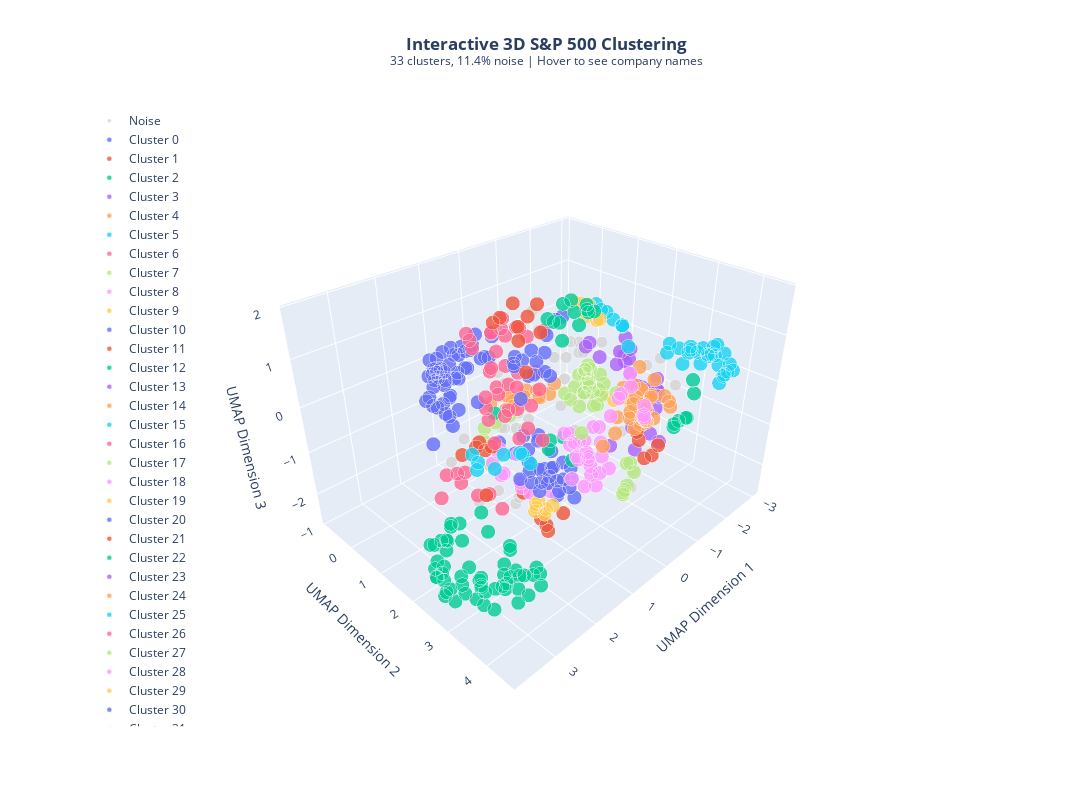

Here is the notebook cell this chart was saved with:
### Code cell
import numpy as np
import pandas as pd
from sklearn.preprocessing import StandardScaler
from sklearn.decomposition import PCA
import umap
import hdbscan
import plotly.graph_objects as go
import plotly.express as px

# Load data
all_embeddings = np.array(np.load("sp500_embeddings.npy"))
df_ready = pd.read_csv("sp500_embedding_metadata.csv")

print(f"Original data: {all_embeddings.shape}")

# ============================================================================
# STEP 1: Dimensionality Reduction
# ============================================================================
print("\n--- Dimensionality Reduction ---")

# First use PCA to reduce to manageable size
pca_initial = PCA(n_components=100, random_state=42)
embeddings_pca = pca_initial.fit_transform(all_embeddings)
print(f"PCA to 100 dims - Explained variance: {pca_initial.explained_variance_ratio_.sum():.2%}")

# Then use UMAP for better cluster separation
umap_reducer = umap.UMAP(
    n_neighbors=15,
    min_dist=0.1,
    n_components=10,
    metric='cosine',
    random_state=42
)
embeddings_umap = umap_reducer.fit_transform(embeddings_pca)
print(f"UMAP to 10 dims - Complete")

# ============================================================================
# STEP 2: Normalize for clustering
# ============================================================================
scaler = StandardScaler()
embeddings_normalized = scaler.fit_transform(embeddings_umap)

# ============================================================================
# STEP 3: HDBSCAN Clustering with Improved Parameters
# ============================================================================
print("\n--- HDBSCAN Clustering ---")

clusterer = hdbscan.HDBSCAN(
    min_cluster_size=5,           # Reduced from 8 - allows smaller clusters
    min_samples=1,                # Reduced from 2 - less strict about core points
    metric='euclidean',
    cluster_selection_epsilon=0.3, # Reduced from 0.5 - more lenient merging
    cluster_selection_method='eom',
    alpha=1.0
)

cluster_labels = clusterer.fit_predict(embeddings_normalized)
df_ready["Cluster"] = cluster_labels

n_clusters = len(set(cluster_labels)) - (1 if -1 in cluster_labels else 0)
n_noise = list(cluster_labels).count(-1)
noise_pct = (n_noise / len(cluster_labels)) * 100

print(f"Number of clusters: {n_clusters}")
print(f"Noise points: {n_noise} ({noise_pct:.1f}%)")
print(f"Clustered companies: {len(df_ready) - n_noise}")

# ============================================================================
# STEP 4: Create 3D Visualization with UMAP
# ============================================================================
print("\n--- Creating 3D Visualization ---")

# Use UMAP for 3D visualization
umap_3d = umap.UMAP(
    n_neighbors=15,
    min_dist=0.3,
    n_components=3,
    metric='cosine',
    random_state=42
)
embeddings_3d = umap_3d.fit_transform(embeddings_pca)

df_ready['X'] = embeddings_3d[:, 0]
df_ready['Y'] = embeddings_3d[:, 1]
df_ready['Z'] = embeddings_3d[:, 2]

# Create hover text with company information
df_ready['hover_text'] = df_ready.apply(
    lambda row: f"<b>{row['Security']}</b><br>Symbol: {row['Symbol']}<br>Cluster: {row['Cluster']}", 
    axis=1
)

# ============================================================================
# STEP 5: Interactive 3D Plot with Plotly
# ============================================================================

# Create color mapping for clusters
df_ready['Cluster_Color'] = df_ready['Cluster'].astype(str)

# Create the 3D scatter plot
fig = go.Figure()

# Get unique clusters
unique_clusters = sorted(df_ready['Cluster'].unique())

# Add trace for each cluster
for cluster in unique_clusters:
    cluster_data = df_ready[df_ready['Cluster'] == cluster]
    
    if cluster == -1:
        name = 'Noise'
        color = 'lightgray'
        size = 4
    else:
        name = f'Cluster {cluster}'
        color = px.colors.qualitative.Plotly[cluster % len(px.colors.qualitative.Plotly)]
        size = 5
    
    fig.add_trace(go.Scatter3d(
        x=cluster_data['X'],
        y=cluster_data['Y'],
        z=cluster_data['Z'],
        mode='markers',
        name=name,
        marker=dict(
            size=size,
            color=color,
            line=dict(color='white', width=0.5),
            opacity=0.8
        ),
        text=cluster_data['hover_text'],
        hovertemplate='%{text}<extra></extra>',
        customdata=cluster_data[['Symbol', 'Security', 'Cluster']]
    ))

# Update layout
fig.update_layout(
    title=dict(
        text=f'<b>Interactive 3D S&P 500 Clustering</b><br><sup>{n_clusters} clusters, {noise_pct:.1f}% noise | Hover to see company names</sup>',
        x=0.5,
        xanchor='center'
    ),
    scene=dict(
        xaxis_title='UMAP Dimension 1',
        yaxis_title='UMAP Dimension 2',
        zaxis_title='UMAP Dimension 3',
        camera=dict(
            eye=dict(x=1.5, y=1.5, z=1.3)
        )
    ),
    width=1200,
    height=800,
    hovermode='closest',
    legend=dict(
        yanchor="top",
        y=0.99,
        xanchor="left",
        x=0.01
    )
)

# Show the plot
fig.show()

# Save results
df_ready.to_csv("sp500_clustered_3d.csv", index=False)
print(f"\n✅ Saved 3D clustering data to sp500_clustered_3d.csv")
print("\n💡 Tip: Click and drag to rotate, scroll to zoom, hover over points to see company names!")
